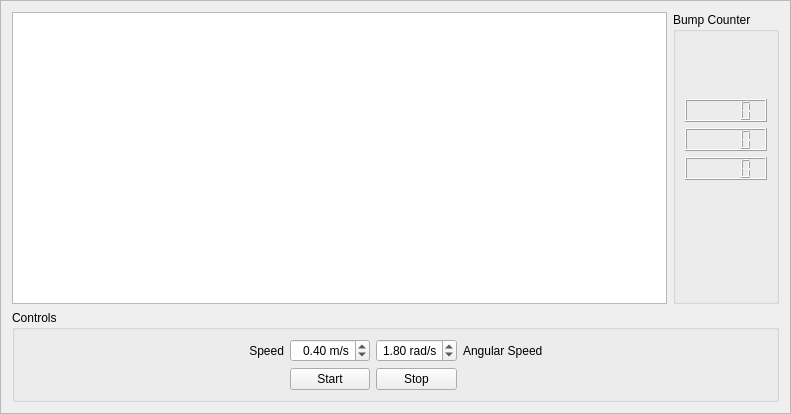
<?xml version="1.0" encoding="UTF-8"?>
<ui version="4.0">
 <class>wandering_frame</class>
 <widget class="QFrame" name="wandering_frame">
  <property name="geometry">
   <rect>
    <x>0</x>
    <y>0</y>
    <width>791</width>
    <height>414</height>
   </rect>
  </property>
  <property name="windowTitle">
   <string>Frame</string>
  </property>
  <property name="frameShape">
   <enum>QFrame::StyledPanel</enum>
  </property>
  <property name="frameShadow">
   <enum>QFrame::Raised</enum>
  </property>
  <layout class="QGridLayout" name="gridLayout_2">
   <item row="0" column="0">
    <widget class="QTextBrowser" name="text_browser">
     <property name="autoFormatting">
      <set>QTextEdit::AutoAll</set>
     </property>
     <property name="tabChangesFocus">
      <bool>true</bool>
     </property>
     <property name="documentTitle">
      <string/>
     </property>
     <property name="source">
      <url>
       <string>qrc:/text/wandering.html</string>
      </url>
     </property>
     <property name="openLinks">
      <bool>false</bool>
     </property>
    </widget>
   </item>
   <item row="0" column="1">
    <widget class="QGroupBox" name="groupBox_2">
     <property name="title">
      <string>Bump Counter</string>
     </property>
     <layout class="QVBoxLayout" name="verticalLayout">
      <item>
       <spacer name="verticalSpacer_2">
        <property name="orientation">
         <enum>Qt::Vertical</enum>
        </property>
        <property name="sizeHint" stdset="0">
         <size>
          <width>20</width>
          <height>65</height>
         </size>
        </property>
       </spacer>
      </item>
      <item>
       <widget class="QLCDNumber" name="left_bump_counter_lcd"/>
      </item>
      <item>
       <widget class="QLCDNumber" name="centre_bump_counter_lcd"/>
      </item>
      <item>
       <widget class="QLCDNumber" name="right_bump_counter_lcd"/>
      </item>
      <item>
       <spacer name="verticalSpacer">
        <property name="orientation">
         <enum>Qt::Vertical</enum>
        </property>
        <property name="sizeHint" stdset="0">
         <size>
          <width>20</width>
          <height>119</height>
         </size>
        </property>
       </spacer>
      </item>
     </layout>
    </widget>
   </item>
   <item row="1" column="0" colspan="2">
    <widget class="QGroupBox" name="groupBox">
     <property name="title">
      <string>Controls</string>
     </property>
     <layout class="QGridLayout" name="gridLayout">
      <item row="0" column="0">
       <spacer name="horizontalSpacer_5">
        <property name="orientation">
         <enum>Qt::Horizontal</enum>
        </property>
        <property name="sizeHint" stdset="0">
         <size>
          <width>96</width>
          <height>17</height>
         </size>
        </property>
       </spacer>
      </item>
      <item row="0" column="1">
       <widget class="QLabel" name="label_2">
        <property name="text">
         <string>Speed</string>
        </property>
        <property name="alignment">
         <set>Qt::AlignRight|Qt::AlignTrailing|Qt::AlignVCenter</set>
        </property>
       </widget>
      </item>
      <item row="0" column="2">
       <widget class="QDoubleSpinBox" name="speed_spinbox">
        <property name="alignment">
         <set>Qt::AlignRight|Qt::AlignTrailing|Qt::AlignVCenter</set>
        </property>
        <property name="prefix">
         <string/>
        </property>
        <property name="suffix">
         <string> m/s</string>
        </property>
        <property name="maximum">
         <double>0.700000000000000</double>
        </property>
        <property name="singleStep">
         <double>0.100000000000000</double>
        </property>
        <property name="value">
         <double>0.400000000000000</double>
        </property>
       </widget>
      </item>
      <item row="0" column="3">
       <widget class="QDoubleSpinBox" name="angular_speed_spinbox">
        <property name="alignment">
         <set>Qt::AlignRight|Qt::AlignTrailing|Qt::AlignVCenter</set>
        </property>
        <property name="prefix">
         <string/>
        </property>
        <property name="suffix">
         <string> rad/s</string>
        </property>
        <property name="maximum">
         <double>3.140000000000000</double>
        </property>
        <property name="singleStep">
         <double>0.100000000000000</double>
        </property>
        <property name="value">
         <double>1.800000000000000</double>
        </property>
       </widget>
      </item>
      <item row="0" column="4">
       <widget class="QLabel" name="label_3">
        <property name="text">
         <string>Angular Speed</string>
        </property>
       </widget>
      </item>
      <item row="0" column="5">
       <spacer name="horizontalSpacer_2">
        <property name="orientation">
         <enum>Qt::Horizontal</enum>
        </property>
        <property name="sizeHint" stdset="0">
         <size>
          <width>96</width>
          <height>20</height>
         </size>
        </property>
       </spacer>
      </item>
      <item row="1" column="0" colspan="2">
       <spacer name="horizontalSpacer_6">
        <property name="orientation">
         <enum>Qt::Horizontal</enum>
        </property>
        <property name="sizeHint" stdset="0">
         <size>
          <width>181</width>
          <height>20</height>
         </size>
        </property>
       </spacer>
      </item>
      <item row="1" column="2">
       <widget class="QPushButton" name="start_button">
        <property name="text">
         <string>Start</string>
        </property>
       </widget>
      </item>
      <item row="1" column="3">
       <widget class="QPushButton" name="stop_button">
        <property name="text">
         <string>Stop</string>
        </property>
       </widget>
      </item>
      <item row="1" column="4" colspan="2">
       <spacer name="horizontalSpacer_3">
        <property name="orientation">
         <enum>Qt::Horizontal</enum>
        </property>
        <property name="sizeHint" stdset="0">
         <size>
          <width>167</width>
          <height>20</height>
         </size>
        </property>
       </spacer>
      </item>
     </layout>
    </widget>
   </item>
  </layout>
 </widget>
 <resources>
  <include location="../resources/text.qrc"/>
  <include location="../resources/common.qrc"/>
 </resources>
 <connections/>
</ui>
